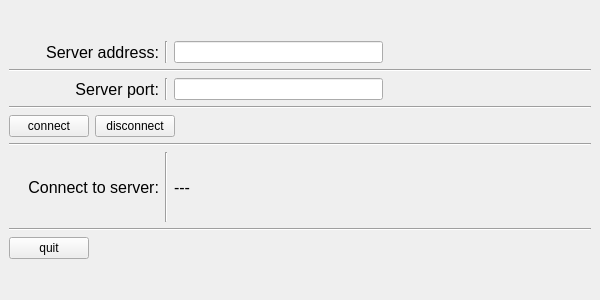
<?xml version="1.0" encoding="UTF-8"?>
<ui version="4.0">
 <class>MainWindow</class>
 <widget class="QMainWindow" name="MainWindow">
  <property name="geometry">
   <rect>
    <x>0</x>
    <y>0</y>
    <width>600</width>
    <height>300</height>
   </rect>
  </property>
  <property name="maximumSize">
   <size>
    <width>600</width>
    <height>400</height>
   </size>
  </property>
  <property name="windowTitle">
   <string>MainWindow</string>
  </property>
  <widget class="QWidget" name="centralwidget">
   <layout class="QVBoxLayout" name="verticalLayout_2">
    <item>
     <layout class="QVBoxLayout" name="verticalLayout">
      <item>
       <layout class="QHBoxLayout" name="horizontalLayout">
        <item>
         <widget class="QLabel" name="label">
          <property name="minimumSize">
           <size>
            <width>150</width>
            <height>0</height>
           </size>
          </property>
          <property name="font">
           <font>
            <pointsize>12</pointsize>
           </font>
          </property>
          <property name="text">
           <string>Server address:</string>
          </property>
          <property name="alignment">
           <set>Qt::AlignRight|Qt::AlignTrailing|Qt::AlignVCenter</set>
          </property>
         </widget>
        </item>
        <item>
         <widget class="Line" name="line">
          <property name="orientation">
           <enum>Qt::Vertical</enum>
          </property>
         </widget>
        </item>
        <item>
         <widget class="QLineEdit" name="lineEdit_serverAddress"/>
        </item>
        <item>
         <spacer name="horizontalSpacer">
          <property name="orientation">
           <enum>Qt::Horizontal</enum>
          </property>
          <property name="sizeHint" stdset="0">
           <size>
            <width>40</width>
            <height>20</height>
           </size>
          </property>
         </spacer>
        </item>
       </layout>
      </item>
      <item>
       <widget class="Line" name="line_7">
        <property name="orientation">
         <enum>Qt::Horizontal</enum>
        </property>
       </widget>
      </item>
      <item>
       <layout class="QHBoxLayout" name="horizontalLayout_3">
        <item>
         <widget class="QLabel" name="label_2">
          <property name="minimumSize">
           <size>
            <width>150</width>
            <height>0</height>
           </size>
          </property>
          <property name="font">
           <font>
            <pointsize>12</pointsize>
           </font>
          </property>
          <property name="text">
           <string>Server port:</string>
          </property>
          <property name="alignment">
           <set>Qt::AlignRight|Qt::AlignTrailing|Qt::AlignVCenter</set>
          </property>
         </widget>
        </item>
        <item>
         <widget class="Line" name="line_2">
          <property name="orientation">
           <enum>Qt::Vertical</enum>
          </property>
         </widget>
        </item>
        <item>
         <widget class="QLineEdit" name="lineEdit_serverPort"/>
        </item>
        <item>
         <spacer name="horizontalSpacer_2">
          <property name="orientation">
           <enum>Qt::Horizontal</enum>
          </property>
          <property name="sizeHint" stdset="0">
           <size>
            <width>40</width>
            <height>20</height>
           </size>
          </property>
         </spacer>
        </item>
       </layout>
      </item>
      <item>
       <widget class="Line" name="line_6">
        <property name="orientation">
         <enum>Qt::Horizontal</enum>
        </property>
       </widget>
      </item>
      <item>
       <layout class="QHBoxLayout" name="horizontalLayout_4">
        <item>
         <widget class="QPushButton" name="pushButton_connect">
          <property name="text">
           <string>connect</string>
          </property>
         </widget>
        </item>
        <item>
         <widget class="QPushButton" name="pushButton_disconnect">
          <property name="text">
           <string>disconnect</string>
          </property>
         </widget>
        </item>
        <item>
         <spacer name="horizontalSpacer_3">
          <property name="orientation">
           <enum>Qt::Horizontal</enum>
          </property>
          <property name="sizeHint" stdset="0">
           <size>
            <width>40</width>
            <height>20</height>
           </size>
          </property>
         </spacer>
        </item>
       </layout>
      </item>
      <item>
       <widget class="Line" name="line_4">
        <property name="orientation">
         <enum>Qt::Horizontal</enum>
        </property>
       </widget>
      </item>
      <item>
       <layout class="QHBoxLayout" name="horizontalLayout_5">
        <item>
         <widget class="QLabel" name="label_3">
          <property name="minimumSize">
           <size>
            <width>150</width>
            <height>50</height>
           </size>
          </property>
          <property name="maximumSize">
           <size>
            <width>150</width>
            <height>70</height>
           </size>
          </property>
          <property name="font">
           <font>
            <pointsize>12</pointsize>
           </font>
          </property>
          <property name="text">
           <string>Connect to server:</string>
          </property>
          <property name="alignment">
           <set>Qt::AlignRight|Qt::AlignTrailing|Qt::AlignVCenter</set>
          </property>
         </widget>
        </item>
        <item>
         <widget class="Line" name="line_3">
          <property name="orientation">
           <enum>Qt::Vertical</enum>
          </property>
         </widget>
        </item>
        <item>
         <widget class="QLabel" name="label_connectionState">
          <property name="minimumSize">
           <size>
            <width>0</width>
            <height>50</height>
           </size>
          </property>
          <property name="maximumSize">
           <size>
            <width>16777215</width>
            <height>70</height>
           </size>
          </property>
          <property name="font">
           <font>
            <pointsize>12</pointsize>
           </font>
          </property>
          <property name="text">
           <string>---</string>
          </property>
         </widget>
        </item>
       </layout>
      </item>
      <item>
       <widget class="Line" name="line_5">
        <property name="orientation">
         <enum>Qt::Horizontal</enum>
        </property>
       </widget>
      </item>
      <item>
       <layout class="QHBoxLayout" name="horizontalLayout_2">
        <item>
         <widget class="QPushButton" name="pushButton_quit">
          <property name="text">
           <string>quit</string>
          </property>
         </widget>
        </item>
        <item>
         <spacer name="horizontalSpacer_4">
          <property name="orientation">
           <enum>Qt::Horizontal</enum>
          </property>
          <property name="sizeHint" stdset="0">
           <size>
            <width>40</width>
            <height>20</height>
           </size>
          </property>
         </spacer>
        </item>
       </layout>
      </item>
     </layout>
    </item>
   </layout>
  </widget>
 </widget>
 <resources/>
 <connections/>
</ui>
